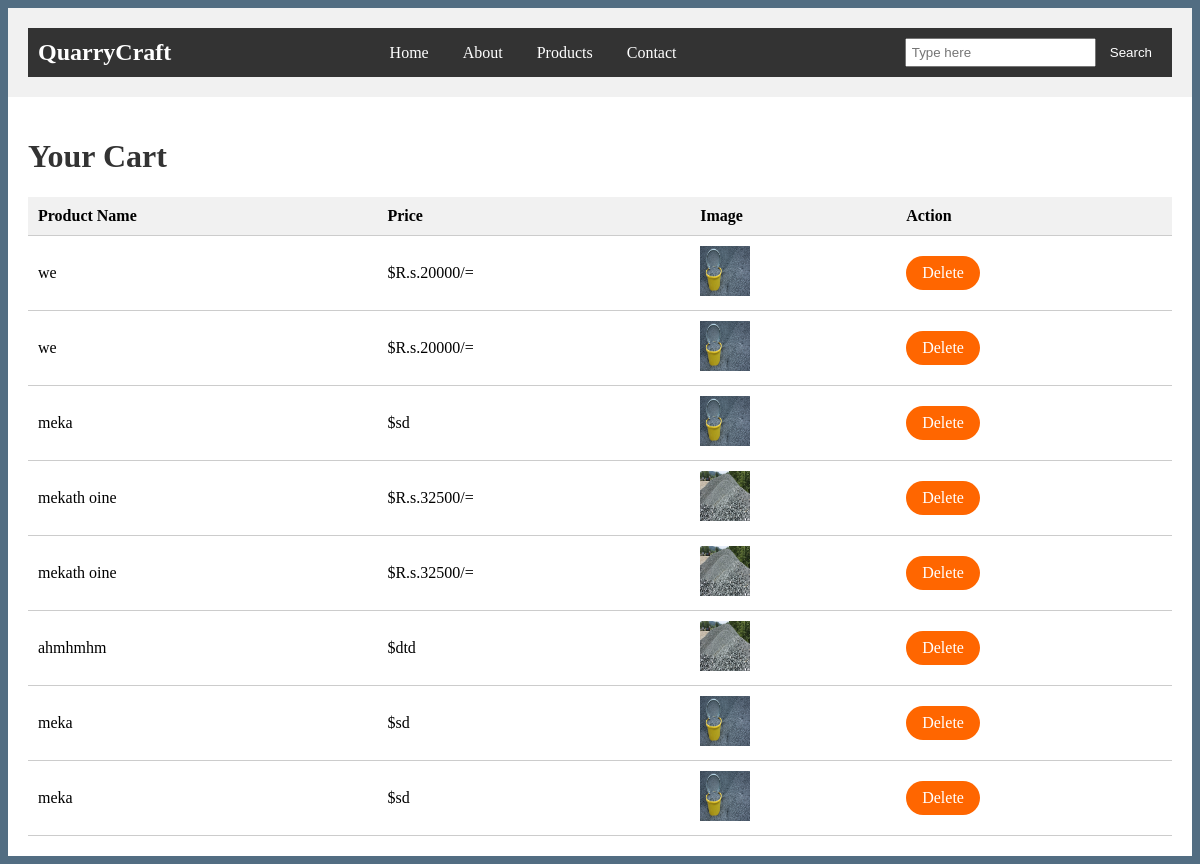
/css/cart.php (signed in), run on the app's committed database.
### tables this page shows
CREATE TABLE IF NOT EXISTS `cart` (
  `id` int NOT NULL AUTO_INCREMENT,
  `Name` varchar(250) NOT NULL,
  `Price` varchar(50) NOT NULL,
  `email` varchar(300) NOT NULL,
  `path` varchar(300) NOT NULL,
  PRIMARY KEY (`id`)
);

### css/cart.php (the view, shortened to what this page needs)
<?php
$con = mysqli_connect("localhost:3306", "root", "", "quarrycraft");
$sql = "SELECT * FROM `cart`";
$result = mysqli_query($con, $sql);
?>
<!DOCTYPE html>
<html>
<head>
  <link rel="stylesheet" href="cart.css">
</head>
<body>
  <div class="main">
    <div class="navbar">
      <div class="icon">
        <h2 class="logo">QuarryCraft</h2>
      </div>
      <div class="menu">
        <ul>
          <li><a href="index.php">Home</a></li>
          <li><a href="about.php">About</a></li>
          <li><a href="product.php">Products</a></li>
          <li><a href="contact.php">Contact</a></li>
        </ul>
      </div>
      <div class="search">
        <input class="srch" type="search" name="" placeholder="Type here">
        <a href="#"><button class="btn">Search</button></a>
      </div>
    </div>
  </div>
  <div class="content">
    <h1>Your Cart</h1>
    <table class="cart-table">
      <tr>
        <th>Product Name</th>
        <th>Price</th>
        <th>Image</th>
        <th>Action</th>
      </tr>
      <?php
      if (mysqli_num_rows($result) > 0) {
        while ($row = mysqli_fetch_assoc($result)) {
          echo '<tr>';
          echo '<td>' . $row['Name'] . '</td>';
          echo '<td>$' . $row['Price'] . '</td>';
          echo '<td><img src="' . $row['path'] . '" alt="' . $row['Name'] . '"></td>';
          echo '<td><a href="?delete=' . $row['id'] . '" class="delete-button">Delete</a></td>';
          echo '</tr>';
        }
      } else {
        echo '<tr><td colspan="4">No products in the cart</td></tr>';
      }
      ?>
    </table>
  </div>
</body>
</html>

### css/cart.css (style rules this page uses)
body { background-color: #526d82; background-size: cover; }
.main { background-color: #f1f1f1; padding: 20px; }
.navbar { background-color: #333; color: #fff; display: flex; align-items: center; justify-content: space-between; padding: 10px; }
.navbar h2 { margin: 0; }
.menu ul { list-style: none; margin: 0; padding: 0; }
.menu ul li { display: inline-block; margin-right: 10px; }
.menu ul li a { color: #fff; text-decoration: none; padding: 5px 10px; }
.search input[type="search"] { padding: 5px; }
.btn { background-color: #333; color: #fff; border: none; padding: 5px 10px; text-decoration: none; cursor: pointer; }
.content { background-color: #fff; padding: 20px; }
h1 { color: #333; }
.cart-table { width: 100%; border-collapse: collapse; margin-top: 20px; }
.cart-table th, .cart-table td { padding: 10px; text-align: left; border-bottom: 1px solid #ccc; }
.cart-table th { background-color: #f1f1f1; }
.cart-table img { width: 50px; height: 50px; }

### css/cart.php (style rules this page uses)
.delete-button { display: inline-block; padding: 8px 16px; border-radius: 20px; background-color: #ff6600; color: #fff; text-decoration: none; transition: background-color 0.3s ease; }

### data on the page
cart: Name "we", Price "R.s.20000/=", path (picture)
cart: Name "we", Price "R.s.20000/=", path (picture)
cart: Name "meka", Price "sd", path (picture)
cart: Name "mekath oine", Price "R.s.32500/=", path (picture)
cart: Name "mekath oine", Price "R.s.32500/=", path (picture)
cart: Name "ahmhmhm", Price "dtd", path (picture)
cart: Name "meka", Price "sd", path (picture)
cart: Name "meka", Price "sd", path (picture)
